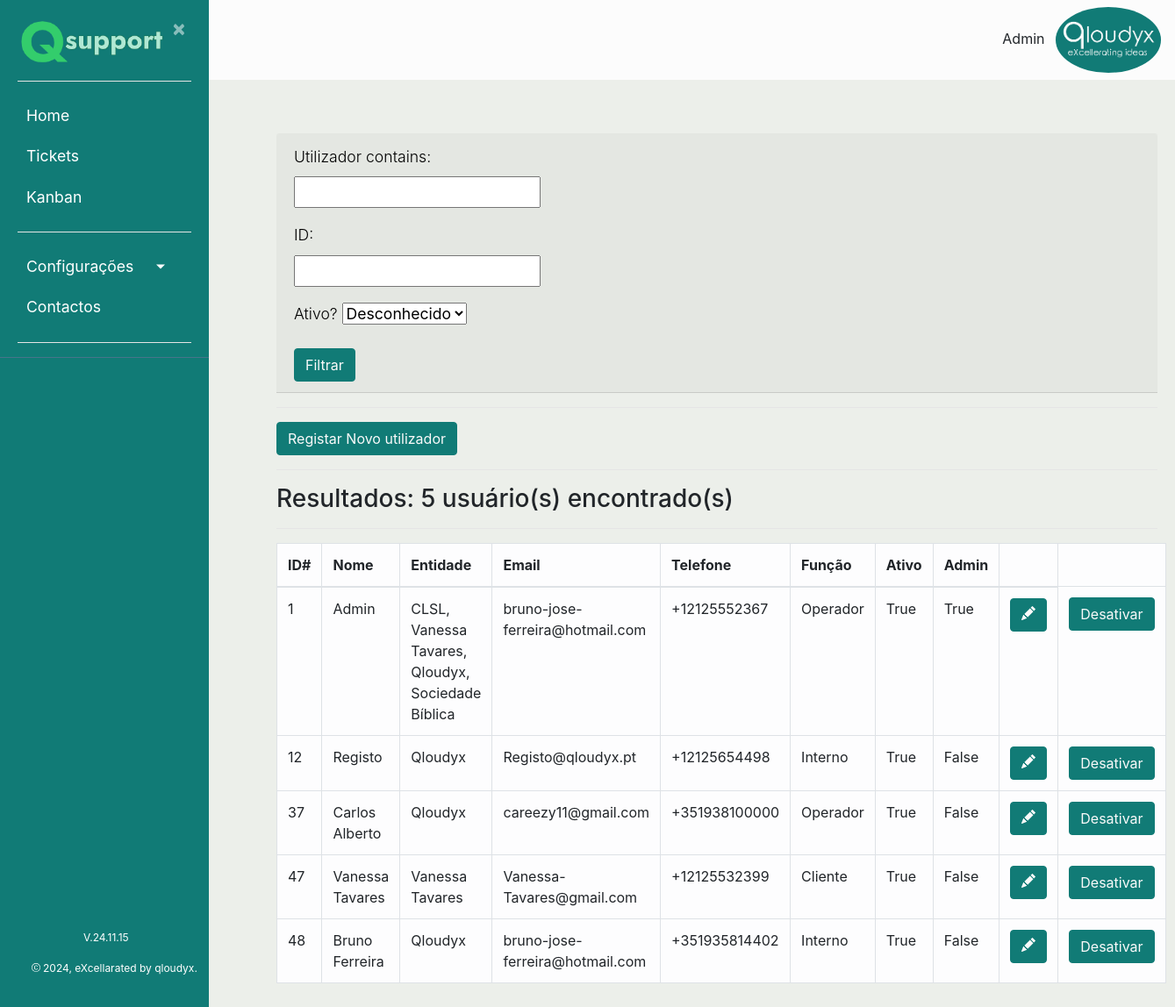
/listausuarios/ (signed in), run on the app's committed database.
### ticket/models.py (models this page shows, shortened)
class Usuarios(AbstractBaseUser):
    uuid = models.UUIDField(default = uuid.uuid4)
    nome = models.CharField(max_length=100, unique=True,verbose_name='Utilizador')
    email = models.EmailField(verbose_name='E-mail')
    foto = models.ImageField(null=True, blank=True, upload_to='users/uploads/fotos',verbose_name='Foto')
    descricao = models.CharField(max_length=250, null=True)
    EscolhasRole = {
    ("Interno", "Interno"),
    ("Operador", "Operador"),
    ("Cliente", "Cliente"),
    }
    role = models.CharField(max_length=50,choices= EscolhasRole ,verbose_name='Cargo')
    entidade = models.ManyToManyField(Entidades, verbose_name='Entidades')
    telefone = PhoneNumberField(null=True, blank=False, unique=True, verbose_name='Telefone')
    date_of_birth = models.DateField(verbose_name='Data de Nascimento')
    is_active = models.BooleanField(default=True, verbose_name='Ativo?')
    is_admin = models.BooleanField(default=False, verbose_name='Admin?')
    objects = MyUserManager()
    USERNAME_FIELD = 'nome'
    REQUIRED_FIELDS = ['date_of_birth','email']
    def nomes_entidade(self):
            return ', '.join([a.nome for a in self.entidade.all()])
    nomes_entidade.short_description = "Entidades"

class Entidades(models.Model):
    nome = models.CharField(max_length=100)
    externo = models.BooleanField(default=False)

### ticket/views.py (the view)
# urls.py: path('listausuarios/', ticket_views.lista_user, name ='listausuarios'),#lista de usuarios
def lista_user(request):
    usuario =  Usuarios.objects.all()
    userfiltro = UserFilter(request.GET, usuario)
    total_resultados = userfiltro.qs.count()
    return render (request,'ticket/listausuarios.html', {'total':total_resultados,'usuario': userfiltro.qs, 'filter':userfiltro})

### ticket/templates/ticket/listausuarios.html (shortened to what this page needs)
{% extends "ticket/base.html" %}
{% block content %}
<body>
    <div class="card-header">
        <form method="get">
            {{ filter.form.as_p }}
            <button type="submit" class="btn btn-primary">Filtrar</button>
        </form>
    </div>
    <hr>
    <button type="button" class="btn btn-primary"><a href="{% url 'register' %}">Registar Novo utilizador</a></button>
    <hr>
    <h3>Resultados: {{ total }} usuário(s) encontrado(s)</h3>
    <hr>
    <table class="table table-bordered table-light">
        <thead>
            <tr>
                <th>ID#</th>
                <th>Nome</th>
                <th>Entidade</th>
                <th>Email</th>
                <th>Telefone</th>
                <th>Função</th>
                <th>Ativo</th>
                <th>Admin</th>
                <th></th>
            </tr>
        </thead>
        <tbody>
            {% for usuario in usuario %}
            <tr>
                <td>{{ usuario.id }}</td>
                <td>{{ usuario.nome }}</td>
                <td>{{ usuario.nomes_entidade }}</td>
                <td>{{ usuario.email }}</td>
                <td>{{ usuario.telefone }}</td>
                <td>{{ usuario.role }}</td>
                <td>{{ usuario.is_active }}</td>
                <td>{{ usuario.is_admin }}</td>
                <td>
                    <button type="button" class="btn btn-success"><a title="Editar Utilizador" href="{% url 'editar_perfil' usuario.uuid %}">
                      </a></button>
                </td>
                <td>
                    <a href="{% url 'alterar_estado_usuario' usuario.uuid %}" class="btn btn-secondary">
                        {% if usuario.is_active %}
                            Desativar
                        {% else %}
                            Ativar
                        {% endif %}
                    </a>
                </td>
            </tr>
            {% empty %}
            <tr>
                <td colspan="2">Nenhum Usuário Encontrado</td>
            </tr>
            {% endfor %}
        </tbody>
    </table>
</body>
{% endblock content %}

### ticket/templates/ticket/base.html (shortened to what this page needs)
{% load static %}
<!DOCTYPE html>
<html lang="en">
<head>
    <link rel="stylesheet" href="https://cdn.jsdelivr.net/npm/bootstrap@4.0.0/dist/css/bootstrap.min.css">
    <link rel="stylesheet" type="text/css" href="{% static 'ticket/main.css' %}">
</head>
<body>
    {% if user.nome == "Registo" %}
    <div class="wrapper">
        <nav id="sidebar">
            <div class="sidebar-header">
                <a href = "{% url 'ticket-home' %}"> <img src="{% static 'ticket/Qloudyx3.png' %}" style="width:170px;height:100%;"></a>
                <a class="close" onclick="CloseMenu()">&nbsp×&nbsp</a>
                <hr>
                <form method="post" action="{% url 'logout' %}">
                    {% csrf_token %}
                    <a><button style="color:white; text-align:center" class="astext" type="submit">Logout</button></a>
                </form>
                <hr>
            </div>
            </ul>
        </nav>
            <main role="main" class="container">
                <div class="row">
                    <div class="col-md-8">
                        {% if messages %}
                            {% for message in messages %}
                                <div class="alert alert-{{ message.tags }} ">
                                    {{ message }}
                                </div>
                            {% endfor %}
                        {% endif %}
                    </div>
                </div>
            </main>
            <div class="collapse navbar-collapse" id="navbarSupportedContent">
                <ul class="nav navbar-nav ml-auto">
                    <li class="nav-item active">
                        <div class="dropdown">
                            {% if user.is_authenticated %}
                            <img src= "{{ user.foto.url }} " alt="Menu" id="foto" class="rounded-circle" width="150"/>
                            <center>
                            </center>
                        </div>
                        {% endif %}
                    </li>
                </ul>
                </div>
        </div>
        {% block restricted %}{% endblock %}
    {% else %}
    <div class="wrapper">
        <nav id="sidebar">
            <div class="sidebar-header">
                <a href = "{% url 'ticket-home' %}"> <img src="{% static 'ticket/Qloudyx3.png' %}" style="width:170px;height:100%;"></a>
                <a class="close" onclick="CloseMenu();Aparece()">&nbsp×&nbsp</a>
                <hr>
            </div>
            <ul class="list-unstyled components" >
                <li>
                    {% if user.role == "Interno" or user.role == "Operador" or user.is_admin %}
                        <a href="{% url 'ticket-home' %}">Home</a>
                    {% endif %}
                    {% if user.is_authenticated %}
                        <a class= "nav-item nav-link"href="{% url 'listaticket' %}?aberto=1">Tickets</a>
                        {% if user.role == "Interno" or user.role == "Operador" or user.is_admin %}
                            <a class= "nav-item nav-link"href="{% url 'listakanban' %}">Kanban</a>
                        {% endif %}
                    {% endif %}
                </li>
                {% if user.is_admin or user.role == "Interno"%}
                <li>
                    <hr>
                    <a href="#homeSubmenu" data-toggle="collapse" aria-expanded="false" class="dropdown-toggle">Configurações</a>
                </li>
                {% endif %}
                <li>
                <a href="#">Contactos</a>
                </li>
                    <hr>
            </ul>
        <footer style="font-size:12px;position:absolute; bottom:8%; left:40%;">V.24.11.15</footer>
        <footer style="font-size:12px;position:absolute; bottom:5%; left:15%;">
        2024, eXcellarated by <a href="http://www.qloudyx.pt">qloudyx</a>.</footer>
        </nav>
        </div>
        <div id="contenta">
            <nav style="background-color:#fcfcfc;" class="navbar navbar-expand">
                <div class="container-fluid">
                    {% if user.is_authenticated %}
                    <div class="collapse navbar-collapse" id="navbarSupportedContent">
                        <ul class="nav navbar-nav ml-auto">
                            <li class="nav-item active">
                                <div class="dropdown">
                                    {% if user.is_authenticated %}
                                    <a class="nav-link" style="display:inline;text-align:center" href="#">{{user.nome}}</a>
                                    <img src= "{{ user.foto.url }} " alt="Menu" class="rounded-circle" width="120" />
                                </div>
                                {% endif %}
                            </li>
                        </ul>
                    </div>
                    {% endif %}
                </div>
            </nav>
            <main role="main" class="container">
                <div class="row">
                    <div class="col-md-8">
                    </div>
                </div>
            </main>
        {% endif %}
        <div id="content">
            {% block content %}{% endblock %}
        </div>
</body>
</html>

### ticket/static/ticket/main.css (style rules this page uses)
body { background-color: #ecefea; }
p { font-size: 1.1em; font-weight: 300; line-height: 1.7em; max-width: 250px; color: black; display:block; text-align: left; }
hr { background-color: white; }
a, a:hover, a:focus { color: inherit; text-decoration: none; transition: all 0.3s; }
.navbar { width: 100%; background: #fff; border: none; border-radius: 0; margin-bottom: 40px; box-shadow:rgba(0, 0, 0, 0.1); }
.wrapper { display: flex; width: 100%; align-items: stretch; }
#sidebar { height: 100%; width: 250; position: fixed; z-index: 1; overflow-x: hidden; background: #117B76; color: #fff; transition: all 0.3s; }
#sidebar .sidebar-header { padding-left: 20px; padding-top: 20px; padding-right: 20px; background: #117B76; }
#sidebar ul.components { padding-left: 20px; padding-right: 20px; border-bottom: 1px solid #47748b; }
#sidebar ul li a { padding: 10px; font-size: 1.1em; display: block; }
a[data-toggle="collapse"] { position: relative; }
.dropdown-toggle::after { display: block; position: absolute; top: 50%; right: 30px; transform: translateY(-50%); }
#contenta { margin-left: 0px !important; position: relative; padding-left: 5px; padding-bottom: 15px !important; transition: all 0.3s; }
#content { margin-left: 290px; position: relative; padding: 20px; min-height: 80vh; transition: all 0.3s; }
button { background-color:#117B76; color:#fafafa }

### ticket/templates/ticket/base.html (style rules this page uses)
.dropdown { position: relative; display: inline-block; }
.btn-primary,.btn-info,.btn-secondary,.btn-success,.btn-danger { background-color:#117B76; border-color:#117B76; color:#fafafa; transition: 0.5s }
body { background-color: #ecefea; }

### data on the page
Usuarios: nome "Admin", foto (picture), id "1", nomes_entidade "CLSL, Vanessa Tavares, Qloudyx, Sociedade Bíblica", email "bruno-jose-ferreira@hotmail.com", telefone "+12125552367", role "Operador", is_active "True", is_admin "True", shows "Desativar"
Usuarios: id "12", nome "Registo", nomes_entidade "Qloudyx", email "Registo@qloudyx.pt", telefone "+12125654498", role "Interno", is_active "True", is_admin "False", shows "Desativar"
Usuarios: id "37", nome "Carlos Alberto", nomes_entidade "Qloudyx", email "careezy11@gmail.com", telefone "+351938100000", role "Operador", is_active "True", is_admin "False", shows "Desativar"
Usuarios: id "47", nome "Vanessa Tavares", nomes_entidade "Vanessa Tavares", email "Vanessa-Tavares@gmail.com", telefone "+12125532399", role "Cliente", is_active "True", is_admin "False", shows "Desativar"
Usuarios: id "48", nome "Bruno Ferreira", nomes_entidade "Qloudyx", email "bruno-jose-ferreira@hotmail.com", telefone "+351935814402", role "Interno", is_active "True", is_admin "False", shows "Desativar"

### other printed values
{{ total }} "5"
